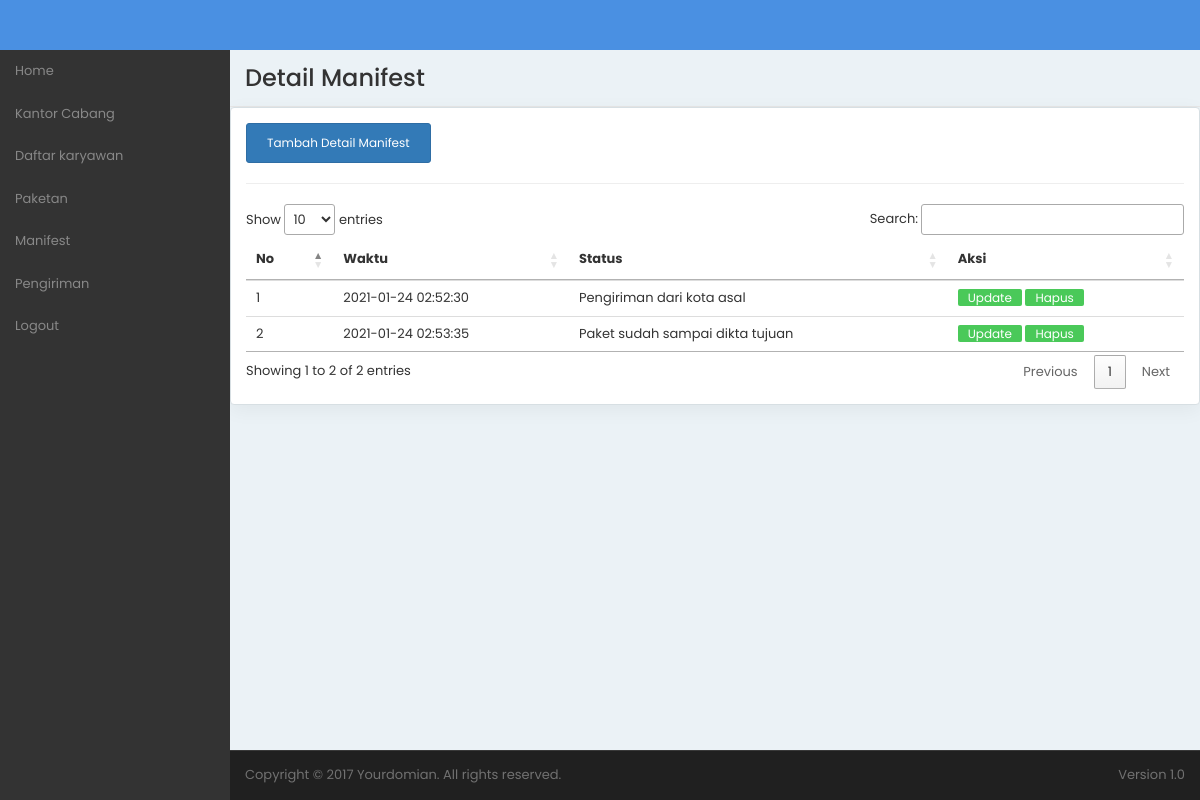
The app's page /apps/ManifestController/detail/3 with its own data.
### tables this page shows
CREATE TABLE `detailmanifest` (
  `id` int(11) NOT NULL,
  `id_manifest` int(10) NOT NULL,
  `waktu` timestamp NOT NULL DEFAULT current_timestamp(),
  `status` varchar(254) DEFAULT NULL
);

### apps/application/controllers/ManifestController.php (called while the page is built, shortened)
<?php
class ManifestController extends CI_Controller
{
	public function detail($id)
	{
		$data['data']	= $this->db->query(" SELECT * FROM manifest where id = '$id' ")->row();
		$data['detail']	= $this->db->query(" SELECT * FROM detailmanifest where id_manifest = '$id' ")->result();
		$data['header'] = 'Detail Manifest';
		$this->load->view('Layouts/header', $data);
		$this->load->view('Manifest/detail', $data);
		$this->load->view('Layouts/footer');
	}
}

### apps/index.php (called while the page is built, shortened)
<?php
require_once BASEPATH.'core/CodeIgniter.php';

### apps/application/views/Manifest/detail.php (the view, shortened to what this page needs)
<div class="row">
    <div class="col-md-12">
        <div class="chart-box">
            <div id="example_filter" class="dataTables_filter " style="margin-bottom: 10px;">
                <a href="<?=base_url('ManifestController/adddetail/'.$data->id)?>" class="btn btn-primary btn-sm">Tambah Detail Manifest</a>
            </div>
            <hr>
            <table class="table table-responsive" id="pengirim_penerima" style="width:100%">
                <thead>
                    <tr>
                        <th class="sortable">No</th>
                        <th class="sortable">Waktu</th>
                        <th class="sortable">Status</th>
                        <th> Aksi</th>
                    </tr>
                </thead>
                <?php $no = 0;
                foreach ($detail as $core) :  $no++; ?>
                    <tr>
                        <td class="text-truncate"><?= $no; ?></td>
                        <td class="text-truncate"><?= $core->waktu; ?></td>
                        <td class="text-truncate"><?= $core->status; ?></td>
                        <td>
                            <a href="<?= base_url('ManifestController/updatedetail/' .$core->id.'/'.$core->id_manifest); ?>" class="lable-tag tag-success">Update</a>
                            <a onclick="return confirm('apakah anda yakin?')" href=" <?= base_url('ManifestController/deletedetail/' .$core->id.'/'.$core->id_manifest); ?>" class="lable-tag tag-success">Hapus</a>
                        </td>
                    </tr>
                <?php endforeach; ?>
            </table>
        </div>
    </div>
</div>

### records on screen
detailmanifest: waktu "2021-01-24 02:52:30", status "Pengiriman dari kota asal"
detailmanifest: waktu "2021-01-24 02:53:35", status "Paket sudah sampai dikta tujuan"

### other values on screen
$header "Detail Manifest"
